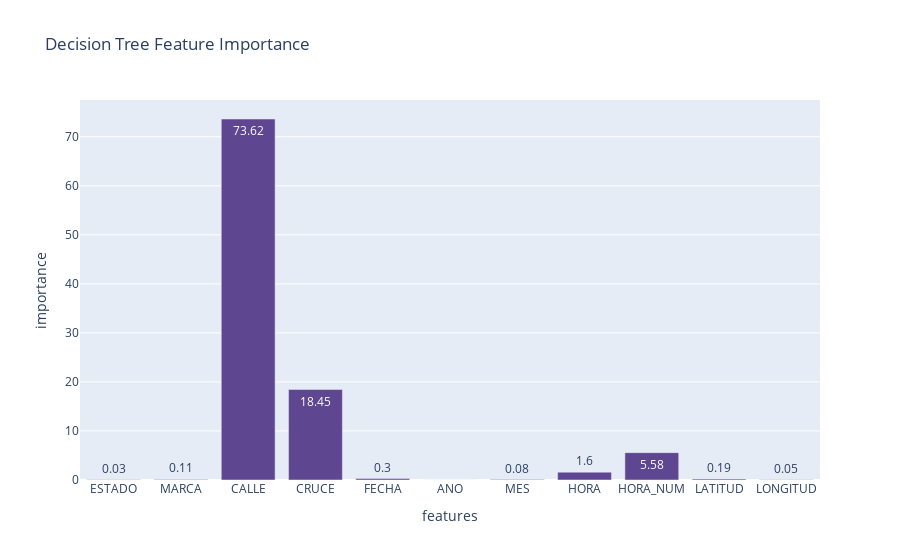

This figure's notebook cell:
### Code cell
feature_importance = pd.DataFrame(index = X_train_tree_alfredo.columns.tolist()).reset_index()
feature_importance.columns = ['features']
feature_importance['importance'] = np.round(tree_model_best.feature_importances_ * 100, 2)


fig = px.bar(feature_importance, x = "features", y = "importance",
             title="Decision Tree Feature Importance",
             color_discrete_sequence=px.colors.qualitative.Prism, text = 'importance')
fig.show()

### Figure 1 — Plotly figure (JSON) as saved in the notebook; plotly's stock layout.template omitted (floating-point values rounded to 4 significant figures)
{"data": [{"alignmentgroup": "True", "hovertemplate": "features=%{x}<br>importance=%{text}<extra></extra>", "legendgroup": "", "marker": {"color": "rgb(95, 70, 144)", "pattern": {"shape": ""}}, "name": "", "offsetgroup": "", "orientation": "v", "showlegend": false, "text": [0.03, 0.11, 73.62, 18.45, 0.3, 0, 0.08, 1.6, 5.58, 0.19, 0.05], "textposition": "auto", "type": "bar", "x": ["ESTADO", "MARCA", "CALLE", "CRUCE", "FECHA", "ANO", "MES", "HORA", "HORA_NUM", "LATITUD", "LONGITUD"], "xaxis": "x", "y": [0.03, 0.11, 73.62, 18.45, 0.3, 0, 0.08, 1.6, 5.58, 0.19, 0.05], "yaxis": "y"}], "layout": {"barmode": "relative", "legend": {"tracegroupgap": 0}, "title": {"text": "Decision Tree Feature Importance"}, "xaxis": {"anchor": "y", "domain": [0, 1], "title": {"text": "features"}}, "yaxis": {"anchor": "x", "domain": [0, 1], "title": {"text": "importance"}}}}
